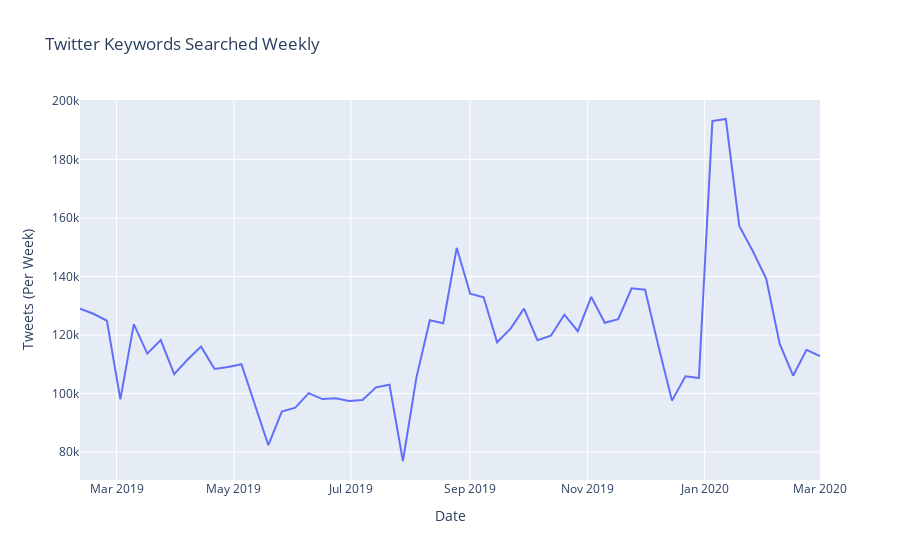

Source (notebook cell):
### Code cell
hover_template = '<b>Date</b>: %{x}<br>' + '<b>Tweets</b>: %{y}'
twitter_data = go.Scatter(x=lines_data[6].index, y=lines_data[6].values, name="Vegan", hovertemplate=hover_template)
fig = go.Figure(data=[twitter_data], layout=layout)
fig.show()
